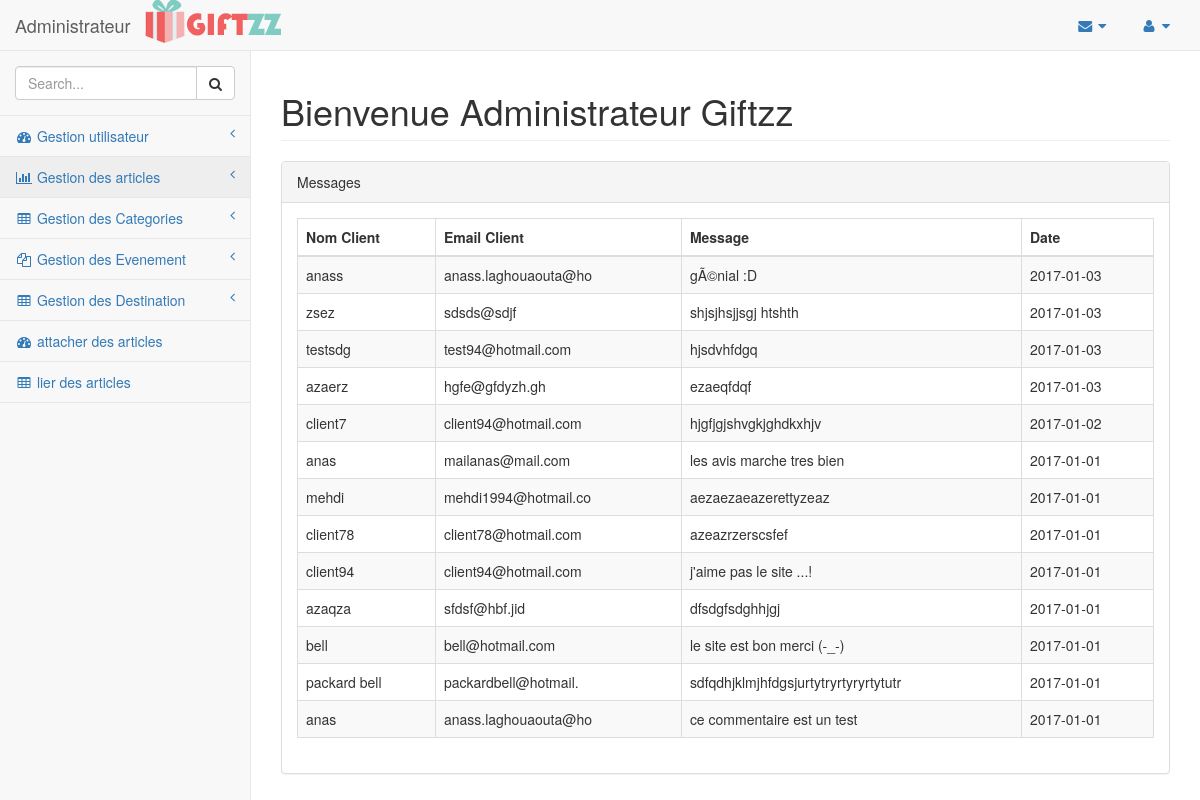
Page /admin/pages/message.php on the committed database.
### tables this page shows
CREATE TABLE IF NOT EXISTS `avis` (
  `nom` varchar(20) NOT NULL,
  `email` varchar(20) NOT NULL,
  `message` varchar(200) NOT NULL,
  `date` date NOT NULL
);

### admin/pages/message.php (the view, shortened to what this page needs)
<!DOCTYPE html>
<?php
$sql="select * from avis order by date desc";
$redsql= mysql_query($sql);
?>
<html lang="en">
<head>
    <link href="../bower_components/bootstrap/dist/css/bootstrap.min.css" rel="stylesheet">
    <link href="../bower_components/metisMenu/dist/metisMenu.min.css" rel="stylesheet">
    <link href="../bower_components/datatables-plugins/integration/bootstrap/3/dataTables.bootstrap.css" rel="stylesheet">
    <link href="../bower_components/datatables-responsive/css/dataTables.responsive.css" rel="stylesheet">
    <link href="../dist/css/sb-admin-2.css" rel="stylesheet">
    <link href="../bower_components/font-awesome/css/font-awesome.min.css" rel="stylesheet" type="text/css">
</head>
<body>
    <div id="wrapper">
        <nav class="navbar navbar-default navbar-static-top" role="navigation" style="margin-bottom: 0">
            <div class="navbar-header">
							<a href="../../index.php"><img src="images/logo.png" alt="" /></a>
							<a class="navbar-brand" href="index.php"> Administrateur</a>
            </div>
			<ul class="nav navbar-top-links navbar-right">
			<li class="dropdown">
                    <a class="dropdown-toggle" data-toggle="dropdown" href="#">
                        <i class="fa fa-envelope fa-fw"></i>  <i class="fa fa-caret-down"></i>
                    </a>
                </li>
                 <li class="dropdown">
                    <a class="dropdown-toggle" data-toggle="dropdown" href="#">
                        <i class="fa fa-user fa-fw"></i>  <i class="fa fa-caret-down"></i>
                    </a>
                </li>
			</ul>
            <div class="navbar-default sidebar" role="navigation">
                <div class="sidebar-nav navbar-collapse">
                    <ul class="nav" id="side-menu">
                        <li class="sidebar-search">
                            <div class="input-group custom-search-form">
                                <input type="text" class="form-control" placeholder="Search...">
                                <span class="input-group-btn">
                                <button class="btn btn-default" type="button">
                                    <i class="fa fa-search"></i>
                                </button>
                            </span>
                            </div>
                        </li>
                        <li>
                            <a href="index.php"><i class="fa fa-dashboard fa-fw"></i> Gestion utilisateur<span class="fa arrow"></span></a>
                        </li>
                        <li>
                            <a href=""><i class="fa fa-bar-chart-o fa-fw"></i> Gestion des articles<span class="fa arrow"></span></a>
                        </li>
                        <li>
                            <a href="tables.html"><i class="fa fa-table fa-fw"></i> Gestion des Categories<span class="fa arrow"></span></a>
                        </li>
						<li>
                            <a href="tables.html"><i class="fa fa-files-o fa-fw"></i> Gestion des Evenement<span class="fa arrow"></span></a>
                        </li>
						<li>
                            <a href="tables.html"><i class="fa fa-table fa-fw"></i> Gestion des Destination<span class="fa arrow"></span></a>
                        </li>
						<li>
                            <a href="attacher.php"><i class="fa fa-dashboard fa-fw"></i> attacher des articles</a>
                        </li>
						<li>
                            <a href="lier.php"><i class="fa fa-table fa-fw"></i> lier des articles</a>
                        </li>
                    </ul>
                </div>
            </div>
    </div>
        <div id="page-wrapper">
            <div class="row">
                <div class="col-lg-12">
                    <h1 class="page-header">Bienvenue Administrateur Giftzz</h1>
                </div>
            </div>
            <div class="row">
                <div class="col-lg-12">
                    <div class="panel panel-default">
                        <div class="panel-heading">
                           Messages
                        </div>
                        <div class="panel-body">
                            <div class="dataTable_wrapper">
                                <table class="table table-striped table-bordered table-hover" id="dataTables-example">
                                    <thead>
                                        <tr>
                                            <th>Nom Client</th>
                                            <th>Email Client</th>
                                            <th>Message</th>
											<th>Date</th>
                                        </tr>
                                    </thead>
                                    <tbody>
                                        <?php while($lire=mysql_fetch_assoc($redsql)){?>
                                        <tr class="gradeA">
                                            <td><?php echo $lire['nom'];?></td>
                                            <td><?php echo $lire['email'];?></td>
                                            <td><?php echo $lire['message'];?></td>
											  <td><?php echo $lire['date'];?></td>
                                        </tr>
                                       <?php }?>
                                    </tbody>
                                </table>
                            </div>
                        </div>
                    </div>
                </div>
            </div>
         </div>
</body>
</html>

### rows in the picture
avis: nom "anass", email "anass.laghouaouta@ho", message "gÃ©nial :D", date "2017-01-03"
avis: nom "zsez", email "sdsds@sdjf", message "shjsjhsjjsgj htshth", date "2017-01-03"
avis: nom "testsdg", email "test94@hotmail.com", message "hjsdvhfdgq", date "2017-01-03"
avis: nom "azaerz", email "hgfe@gfdyzh.gh", message "ezaeqfdqf", date "2017-01-03"
avis: nom "client7", email "client94@hotmail.com", message "hjgfjgjshvgkjghdkxhjv", date "2017-01-02"
avis: nom "anas", email "mailanas@mail.com", message "les avis marche tres bien", date "2017-01-01"
avis: nom "mehdi", email "mehdi1994@hotmail.co", message "aezaezaeazerettyzeaz", date "2017-01-01"
avis: nom "client78", email "client78@hotmail.com", message "azeazrzerscsfef", date "2017-01-01"
avis: nom "client94", email "client94@hotmail.com", message "j'aime pas le site ...!", date "2017-01-01"
avis: nom "azaqza", email "sfdsf@hbf.jid", message "dfsdgfsdghhjgj", date "2017-01-01"
avis: nom "bell", email "bell@hotmail.com", message "le site est bon merci (-_-)", date "2017-01-01"
avis: nom "packard bell", email "packardbell@hotmail.", message "sdfqdhjklmjhfdgsjurtytryrtyryrtytutr", date "2017-01-01"
avis: nom "anas", email "anass.laghouaouta@ho", message "ce commentaire est un test", date "2017-01-01"
